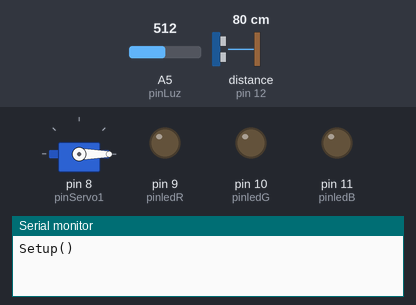
Bench run of a sketch on a simulated Arduino Uno, built with avr-gcc and run on an emulated ATmega328P. Shown: servo, output pins drawn as LEDs (lit = HIGH), the last lines printed to the serial monitor. The inputs (shaded band) are chosen by the test bench; at power-on: A5 (pinLuz) = 512, distance to the obstacle (sensor on pin 12) 80 cm. The echo pulse lasts 58.3 µs per cm; pins used as bus, display or sensor lines are not drawn.

Above: at 0.1 s.
At 1.2 s:
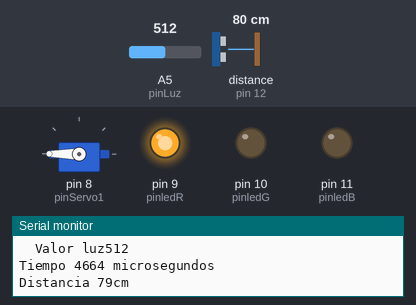
1.3 s: A5 (pinLuz) set to 108
4.2 s: A5 (pinLuz) set to 89
At 6.9 s:
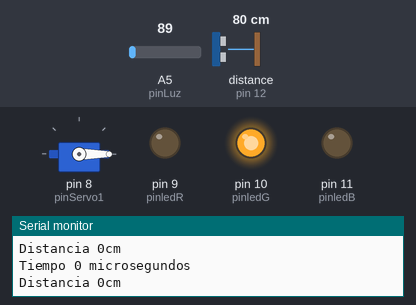
Timing chart, 0 to 8.4 s (numbered marks = the images above; inputs shaded):
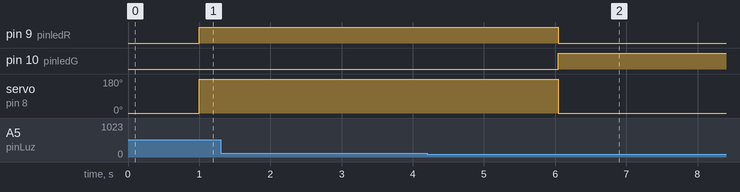

Measured:
- the behaviour switches between 100 and 99 on A5 (pinLuz) (found by bisection; images 1 and 2)
- after the input at 4.2 s, pin 9 (pinledR): HIGH → LOW after 1.8 s instead of 2.8 s; pin 10 (pinledG): LOW → HIGH after 1.8 s instead of 2.8 s; servo on pin 8 (pinServo1): 180° → 0° after 1.8 s

The sketch:

Actividad-2.6.ino
```cpp
#include <Servo.h>
#include <Keypad.h>

const byte nfilas = 4;
const byte ncolumnas = 4;
char teclas[nfilas][ncolumnas] = {
 {'1','2','3','A'},
 {'4','5','6','B'},
 {'7','8','9','C'},
 {'*','0','#','D'}
};

byte pfilas[nfilas] = {A0,A1,A2,A3};   // Filas
byte pcolumnas[ncolumnas] = {7,6,5,4}; //Columnas
Keypad teclado = Keypad( makeKeymap(teclas), pfilas, pcolumnas, nfilas, ncolumnas );


Servo servo1;
int pinServo1 = 8;

long distancia;
long tiempoRespuesta;

int pinTrig = 13;
int pinEcho = 12;

long tiempoCalculado;

int estado = 0;
int distanciaApertura = 3;

int pinLuz = A5;
int valorMinLuz = 100;

int personas = 0;

int pinledR = 9;
int pinledG = 10;
int pinledB = 11;

String bufferLectura = "";
int modoLectura = 0;
int cambio = 0;

int tiempo = 5000;

void setup() {
  // put your setup code here, to run once:
  Serial.begin(9600);
  pinMode(pinTrig, OUTPUT);
  pinMode(pinEcho, INPUT);

  pinMode(pinledR, OUTPUT);
  pinMode(pinledG, OUTPUT);
  pinMode(pinledB, OUTPUT);

  servo1.attach(pinServo1);
  servo1.write(0);
  Serial.println("Setup()");

}


void semaforoVerde(){
    digitalWrite(pinledG, HIGH);
    digitalWrite(pinledR, LOW);
    digitalWrite(pinledB, LOW);
}

void semaforoRojo(){
    digitalWrite(pinledG, LOW);
    digitalWrite(pinledR, HIGH);
    digitalWrite(pinledB, LOW);
}

void semaforoAzul(){
    digitalWrite(pinledG, LOW);
    digitalWrite(pinledR, LOW);
    digitalWrite(pinledB, HIGH);
}

int calcularDistancia(){

  digitalWrite(pinTrig,LOW); /* Por seguridad volvemos a poner el Trig
  a LOW*/
  delayMicroseconds(5);

  digitalWrite(pinTrig, HIGH); /* Emitimos el pulso ultrasónico */
  delayMicroseconds(10);

  tiempoRespuesta = pulseIn(pinEcho, HIGH); /* Medimos la longitud del
  pulso entrante Cuanto tiempo tarda la entrada en pasar de HIGH a LOW
  retorna microsegundos */
  Serial.println("Tiempo "+ String(tiempoRespuesta)+" microsegundos");

  distancia= int(0.017*tiempoRespuesta);
  Serial.println("Distancia "+ String(distancia)+"cm");

  return distancia;

}

void loop() {
  // put your main code here, to run repeatedly:


  int valorLuz = analogRead(pinLuz);
  int distancia = calcularDistancia();

  char tecla = teclado.getKey();
  if (tecla != '\0'){
    Serial.println("tecla pulsada: "+String(tecla));

    cambio = 1;

     if(modoLectura == 1 && tecla != '*'){
        bufferLectura = bufferLectura + tecla;
        Serial.println("buffer: "+bufferLectura);
     }

     if(modoLectura == 1 && tecla == '*'){
        tiempo = bufferLectura.toInt()*1000;
        Serial.println("tiempo: "+String(tiempo));
        bufferLectura = "";
        modoLectura = 0;
        cambio = 0;
        Serial.println("Modo 0");
     }

      if(tecla == '*' && modoLectura == 0 && cambio == 1){
        modoLectura = 1;
        Serial.println("Modo 1");
     }
  }


  if(millis() - tiempoCalculado > 1000 && estado == 0 ){
            semaforoVerde();

    Serial.println("\tValor luz" + String(valorLuz));
    if(distancia <= distanciaApertura){
        semaforoRojo();

      servo1.write(180);
      tiempoCalculado = millis();
      estado = 1;
    }

    if(valorLuz < valorMinLuz){
        semaforoAzul();

      servo1.write(180);
      tiempoCalculado = millis();
      estado = 2;
    }
  }

  if(estado == 1 && valorLuz < valorMinLuz){
      servo1.write(0);
      tiempoCalculado = millis();
      estado = 0;
      personas++;
      semaforoVerde();

  }

  if(estado == 2 && distancia <= distanciaApertura){
      servo1.write(0);
      tiempoCalculado = millis();
      estado = 0;
      personas++;
      semaforoVerde();
  }

  if(millis() - tiempoCalculado > tiempo && (estado == 1 || estado == 2)){
      Serial.println("\tValor luz" + String(valorLuz));

    distancia = calcularDistancia();
    if(distancia > distanciaApertura){
      servo1.write(0);
      estado = 0;
      personas++;
    }
    else{
      tiempoCalculado = millis();
    }
          semaforoVerde();

  }

}
```
